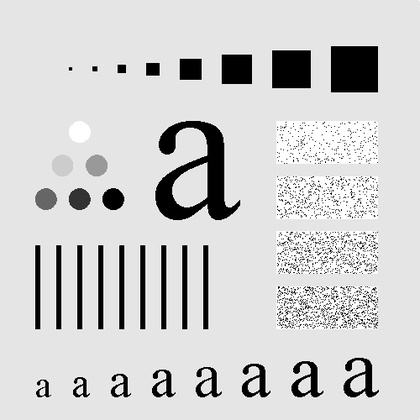
%> input picture HW6/Fig4.11(a).jpg, 420 x 420 px, shrunk from 500 x 500 before the run
$ octave hw6_2.m   (GNU Octave 9; MATLAB toolbox functions it lacks are replaced by stand-ins)
%> lines starting %> are read from the running program, lines starting %| are printed output that depends on the picture
img=imread('Fig4.11(a).jpg');
%> img is the input picture: size 420x420 uint8; min 0, max 255, mean 207.2
[f1,f2] = freqspace(size(img),'meshgrid');
D = 25;
r = f1.^2+f2.^2;
Hh = ones(size(img));
for i=1:size(img,1)
    for j=1:size(img,2)
        t=r(i,j)/(D*D);
        Hh(i,j)=exp(-t);
    end
end

F=fft2(double(img));
F=fftshift(F);
Ya=F.*Hh;
Ya=ifftshift(Ya);
Ia=real(ifft(Ya));
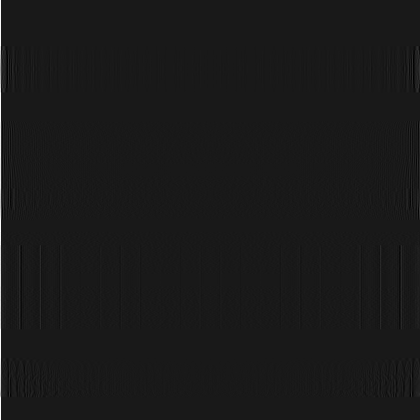
%> Ia: size 420x420 double; min -10790, max 97661.7, mean 229; drawn with min black and max white
figure, imshow(Ia)
%> after `imshow(Ia)`:
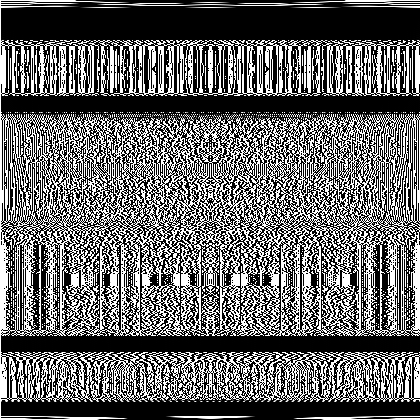
%> displayed picture: size 420x420, on the screen's scale of 0 to 255; min 0, max 255, mean 102.8
